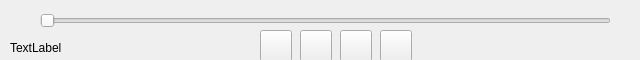
<?xml version="1.0" encoding="UTF-8"?>
<ui version="4.0">
 <class>playercontrol</class>
 <widget class="QWidget" name="playercontrol">
  <property name="geometry">
   <rect>
    <x>0</x>
    <y>0</y>
    <width>640</width>
    <height>60</height>
   </rect>
  </property>
  <property name="windowTitle">
   <string>Form</string>
  </property>
  <widget class="QSlider" name="sliderProgress">
   <property name="geometry">
    <rect>
     <x>40</x>
     <y>10</y>
     <width>571</width>
     <height>22</height>
    </rect>
   </property>
   <property name="orientation">
    <enum>Qt::Horizontal</enum>
   </property>
  </widget>
  <widget class="QLabel" name="label">
   <property name="geometry">
    <rect>
     <x>10</x>
     <y>40</y>
     <width>72</width>
     <height>15</height>
    </rect>
   </property>
   <property name="text">
    <string>TextLabel</string>
   </property>
  </widget>
  <widget class="QPushButton" name="backforward">
   <property name="geometry">
    <rect>
     <x>260</x>
     <y>30</y>
     <width>32</width>
     <height>32</height>
    </rect>
   </property>
   <property name="text">
    <string/>
   </property>
   <property name="icon">
    <iconset>
     <normaloff>images/media-seek-backward-32.png</normaloff>images/media-seek-backward-32.png</iconset>
   </property>
   <property name="iconSize">
    <size>
     <width>16</width>
     <height>16</height>
    </size>
   </property>
  </widget>
  <widget class="QPushButton" name="play">
   <property name="geometry">
    <rect>
     <x>300</x>
     <y>30</y>
     <width>32</width>
     <height>32</height>
    </rect>
   </property>
   <property name="text">
    <string/>
   </property>
   <property name="icon">
    <iconset>
     <normaloff>images/media-play-16.png</normaloff>images/media-play-16.png</iconset>
   </property>
  </widget>
  <widget class="QPushButton" name="forward">
   <property name="geometry">
    <rect>
     <x>380</x>
     <y>30</y>
     <width>32</width>
     <height>32</height>
    </rect>
   </property>
   <property name="text">
    <string/>
   </property>
   <property name="icon">
    <iconset>
     <normaloff>images/media-seek-forward-32.png</normaloff>images/media-seek-forward-32.png</iconset>
   </property>
  </widget>
  <widget class="QPushButton" name="stop">
   <property name="geometry">
    <rect>
     <x>340</x>
     <y>30</y>
     <width>32</width>
     <height>32</height>
    </rect>
   </property>
   <property name="text">
    <string/>
   </property>
   <property name="icon">
    <iconset>
     <normaloff>images/media-stop-32.png</normaloff>images/media-stop-32.png</iconset>
   </property>
   <property name="iconSize">
    <size>
     <width>32</width>
     <height>32</height>
    </size>
   </property>
  </widget>
 </widget>
 <resources/>
 <connections/>
</ui>
